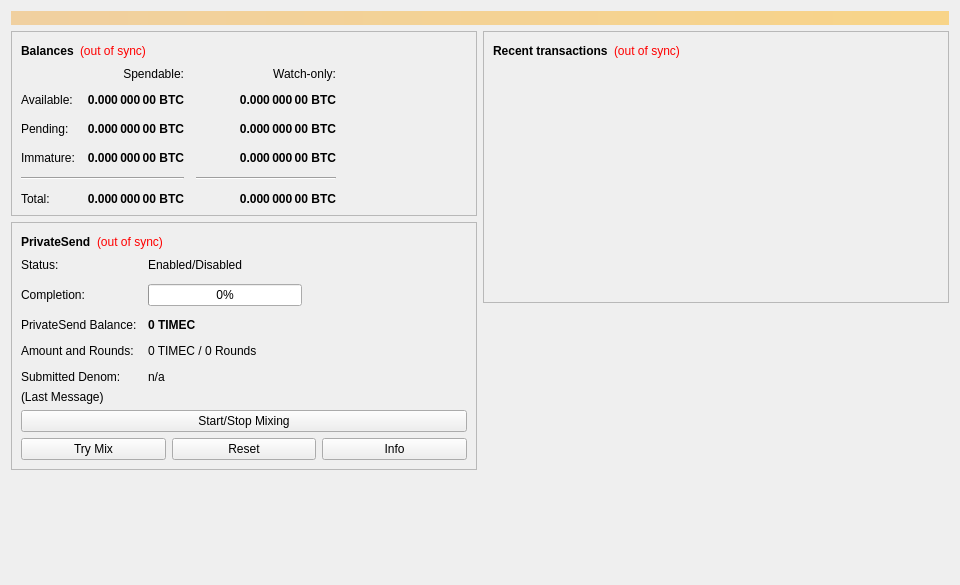
<?xml version="1.0" encoding="UTF-8"?>
<ui version="4.0">
 <class>OverviewPage</class>
 <widget class="QWidget" name="OverviewPage">
  <property name="geometry">
   <rect>
    <x>0</x>
    <y>0</y>
    <width>960</width>
    <height>585</height>
   </rect>
  </property>
  <property name="minimumSize">
   <size>
    <width>960</width>
    <height>0</height>
   </size>
  </property>
  <property name="windowTitle">
   <string>Form</string>
  </property>
  <layout class="QVBoxLayout" name="topLayout">
   <item>
    <widget class="QLabel" name="labelAlerts">
     <property name="visible">
      <bool>false</bool>
     </property>
     <property name="styleSheet">
      <string notr="true">QLabel { background-color: qlineargradient(x1: 0, y1: 0, x2: 1, y2: 0, stop:0 #F0D0A0, stop:1 #F8D488); color:#000000; }</string>
     </property>
     <property name="wordWrap">
      <bool>true</bool>
     </property>
     <property name="margin">
      <number>3</number>
     </property>
     <property name="textInteractionFlags">
      <set>Qt::TextSelectableByMouse</set>
     </property>
    </widget>
   </item>
   <item>
    <layout class="QHBoxLayout" name="horizontalLayout" stretch="1,1">
     <item>
      <layout class="QVBoxLayout" name="verticalLayout_2">
       <item>
        <widget class="QFrame" name="frame">
         <property name="frameShape">
          <enum>QFrame::StyledPanel</enum>
         </property>
         <property name="frameShadow">
          <enum>QFrame::Raised</enum>
         </property>
         <layout class="QVBoxLayout" name="verticalLayout_4">
          <item>
           <layout class="QHBoxLayout" name="horizontalLayout_4">
            <item>
             <widget class="QLabel" name="label_5">
              <property name="font">
               <font>
                <weight>75</weight>
                <bold>true</bold>
               </font>
              </property>
              <property name="text">
               <string>Balances</string>
              </property>
             </widget>
            </item>
            <item>
             <widget class="QLabel" name="labelWalletStatus">
              <property name="toolTip">
               <string>The displayed information may be out of date. Your wallet automatically synchronizes with the TIMECoin network after a connection is established, but this process has not completed yet.</string>
              </property>
              <property name="styleSheet">
               <string notr="true">QLabel { color: red; }</string>
              </property>
              <property name="text">
               <string notr="true">(out of sync)</string>
              </property>
              <property name="alignment">
               <set>Qt::AlignLeading|Qt::AlignLeft|Qt::AlignVCenter</set>
              </property>
             </widget>
            </item>
            <item>
             <spacer name="horizontalSpacer_3">
              <property name="orientation">
               <enum>Qt::Horizontal</enum>
              </property>
              <property name="sizeHint" stdset="0">
               <size>
                <width>40</width>
                <height>20</height>
               </size>
              </property>
             </spacer>
            </item>
           </layout>
          </item>
          <item>
           <layout class="QGridLayout" name="gridLayout">
            <property name="spacing">
             <number>12</number>
            </property>
            <item row="2" column="2">
             <widget class="QLabel" name="labelWatchPending">
              <property name="font">
               <font>
                <weight>75</weight>
                <bold>true</bold>
               </font>
              </property>
              <property name="cursor">
               <cursorShape>IBeamCursor</cursorShape>
              </property>
              <property name="toolTip">
               <string>Unconfirmed transactions to watch-only addresses</string>
              </property>
              <property name="text">
               <string notr="true">0.000 000 00 BTC</string>
              </property>
              <property name="alignment">
               <set>Qt::AlignRight|Qt::AlignTrailing|Qt::AlignVCenter</set>
              </property>
              <property name="textInteractionFlags">
               <set>Qt::LinksAccessibleByMouse|Qt::TextSelectableByKeyboard|Qt::TextSelectableByMouse</set>
              </property>
             </widget>
            </item>
            <item row="2" column="1">
             <widget class="QLabel" name="labelUnconfirmed">
              <property name="font">
               <font>
                <weight>75</weight>
                <bold>true</bold>
               </font>
              </property>
              <property name="cursor">
               <cursorShape>IBeamCursor</cursorShape>
              </property>
              <property name="toolTip">
               <string>Total of transactions that have yet to be confirmed, and do not yet count toward the spendable balance</string>
              </property>
              <property name="text">
               <string notr="true">0.000 000 00 BTC</string>
              </property>
              <property name="alignment">
               <set>Qt::AlignRight|Qt::AlignTrailing|Qt::AlignVCenter</set>
              </property>
              <property name="textInteractionFlags">
               <set>Qt::LinksAccessibleByMouse|Qt::TextSelectableByKeyboard|Qt::TextSelectableByMouse</set>
              </property>
             </widget>
            </item>
            <item row="3" column="2">
             <widget class="QLabel" name="labelWatchImmature">
              <property name="font">
               <font>
                <weight>75</weight>
                <bold>true</bold>
               </font>
              </property>
              <property name="cursor">
               <cursorShape>IBeamCursor</cursorShape>
              </property>
              <property name="toolTip">
               <string>Mined balance in watch-only addresses that has not yet matured</string>
              </property>
              <property name="text">
               <string notr="true">0.000 000 00 BTC</string>
              </property>
              <property name="alignment">
               <set>Qt::AlignRight|Qt::AlignTrailing|Qt::AlignVCenter</set>
              </property>
              <property name="textInteractionFlags">
               <set>Qt::LinksAccessibleByMouse|Qt::TextSelectableByKeyboard|Qt::TextSelectableByMouse</set>
              </property>
             </widget>
            </item>
            <item row="4" column="0" colspan="2">
             <widget class="Line" name="lineSpendableBalance">
              <property name="orientation">
               <enum>Qt::Horizontal</enum>
              </property>
             </widget>
            </item>
            <item row="4" column="2">
             <widget class="Line" name="lineWatchBalance">
              <property name="sizePolicy">
               <sizepolicy hsizetype="Preferred" vsizetype="Fixed">
                <horstretch>0</horstretch>
                <verstretch>0</verstretch>
               </sizepolicy>
              </property>
              <property name="minimumSize">
               <size>
                <width>140</width>
                <height>0</height>
               </size>
              </property>
              <property name="orientation">
               <enum>Qt::Horizontal</enum>
              </property>
             </widget>
            </item>
            <item row="5" column="0">
             <widget class="QLabel" name="labelTotalText">
              <property name="text">
               <string>Total:</string>
              </property>
             </widget>
            </item>
            <item row="3" column="1">
             <widget class="QLabel" name="labelImmature">
              <property name="font">
               <font>
                <weight>75</weight>
                <bold>true</bold>
               </font>
              </property>
              <property name="cursor">
               <cursorShape>IBeamCursor</cursorShape>
              </property>
              <property name="toolTip">
               <string>Mined balance that has not yet matured</string>
              </property>
              <property name="text">
               <string notr="true">0.000 000 00 BTC</string>
              </property>
              <property name="alignment">
               <set>Qt::AlignRight|Qt::AlignTrailing|Qt::AlignVCenter</set>
              </property>
              <property name="textInteractionFlags">
               <set>Qt::LinksAccessibleByMouse|Qt::TextSelectableByKeyboard|Qt::TextSelectableByMouse</set>
              </property>
             </widget>
            </item>
            <item row="2" column="3">
             <spacer name="horizontalSpacer_2">
              <property name="orientation">
               <enum>Qt::Horizontal</enum>
              </property>
              <property name="sizeHint" stdset="0">
               <size>
                <width>40</width>
                <height>20</height>
               </size>
              </property>
             </spacer>
            </item>
            <item row="3" column="0">
             <widget class="QLabel" name="labelImmatureText">
              <property name="text">
               <string>Immature:</string>
              </property>
             </widget>
            </item>
            <item row="5" column="1">
             <widget class="QLabel" name="labelTotal">
              <property name="font">
               <font>
                <weight>75</weight>
                <bold>true</bold>
               </font>
              </property>
              <property name="cursor">
               <cursorShape>IBeamCursor</cursorShape>
              </property>
              <property name="toolTip">
               <string>Your current total balance</string>
              </property>
              <property name="text">
               <string notr="true">0.000 000 00 BTC</string>
              </property>
              <property name="alignment">
               <set>Qt::AlignRight|Qt::AlignTrailing|Qt::AlignVCenter</set>
              </property>
              <property name="textInteractionFlags">
               <set>Qt::LinksAccessibleByMouse|Qt::TextSelectableByKeyboard|Qt::TextSelectableByMouse</set>
              </property>
             </widget>
            </item>
            <item row="5" column="2">
             <widget class="QLabel" name="labelWatchTotal">
              <property name="font">
               <font>
                <weight>75</weight>
                <bold>true</bold>
               </font>
              </property>
              <property name="cursor">
               <cursorShape>IBeamCursor</cursorShape>
              </property>
              <property name="toolTip">
               <string>Current total balance in watch-only addresses</string>
              </property>
              <property name="text">
               <string notr="true">0.000 000 00 BTC</string>
              </property>
              <property name="alignment">
               <set>Qt::AlignRight|Qt::AlignTrailing|Qt::AlignVCenter</set>
              </property>
              <property name="textInteractionFlags">
               <set>Qt::LinksAccessibleByMouse|Qt::TextSelectableByKeyboard|Qt::TextSelectableByMouse</set>
              </property>
             </widget>
            </item>
            <item row="0" column="2">
             <widget class="QLabel" name="labelWatchonly">
              <property name="text">
               <string>Watch-only:</string>
              </property>
              <property name="alignment">
               <set>Qt::AlignRight|Qt::AlignTrailing|Qt::AlignVCenter</set>
              </property>
             </widget>
            </item>
            <item row="1" column="0">
             <widget class="QLabel" name="labelBalanceText">
              <property name="text">
               <string>Available:</string>
              </property>
             </widget>
            </item>
            <item row="1" column="1">
             <widget class="QLabel" name="labelBalance">
              <property name="font">
               <font>
                <weight>75</weight>
                <bold>true</bold>
               </font>
              </property>
              <property name="cursor">
               <cursorShape>IBeamCursor</cursorShape>
              </property>
              <property name="toolTip">
               <string>Your current spendable balance</string>
              </property>
              <property name="text">
               <string notr="true">0.000 000 00 BTC</string>
              </property>
              <property name="alignment">
               <set>Qt::AlignRight|Qt::AlignTrailing|Qt::AlignVCenter</set>
              </property>
              <property name="textInteractionFlags">
               <set>Qt::LinksAccessibleByMouse|Qt::TextSelectableByKeyboard|Qt::TextSelectableByMouse</set>
              </property>
             </widget>
            </item>
            <item row="1" column="2">
             <widget class="QLabel" name="labelWatchAvailable">
              <property name="font">
               <font>
                <weight>75</weight>
                <bold>true</bold>
               </font>
              </property>
              <property name="cursor">
               <cursorShape>IBeamCursor</cursorShape>
              </property>
              <property name="toolTip">
               <string>Your current balance in watch-only addresses</string>
              </property>
              <property name="text">
               <string notr="true">0.000 000 00 BTC</string>
              </property>
              <property name="alignment">
               <set>Qt::AlignRight|Qt::AlignTrailing|Qt::AlignVCenter</set>
              </property>
              <property name="textInteractionFlags">
               <set>Qt::LinksAccessibleByMouse|Qt::TextSelectableByKeyboard|Qt::TextSelectableByMouse</set>
              </property>
             </widget>
            </item>
            <item row="2" column="0">
             <widget class="QLabel" name="labelPendingText">
              <property name="text">
               <string>Pending:</string>
              </property>
             </widget>
            </item>
            <item row="0" column="1">
             <widget class="QLabel" name="labelSpendable">
              <property name="text">
               <string>Spendable:</string>
              </property>
              <property name="alignment">
               <set>Qt::AlignRight|Qt::AlignTrailing|Qt::AlignVCenter</set>
              </property>
             </widget>
            </item>
           </layout>
          </item>
         </layout>
        </widget>
       </item>
       <item>
        <widget class="QFrame" name="framePrivateSend">
         <property name="layoutDirection">
          <enum>Qt::LeftToRight</enum>
         </property>
         <property name="frameShape">
          <enum>QFrame::StyledPanel</enum>
         </property>
         <property name="frameShadow">
          <enum>QFrame::Raised</enum>
         </property>
         <layout class="QVBoxLayout" name="VerticalLayout_PS1">
          <item>
           <layout class="QHBoxLayout" name="horizontalLayout_5">
            <item>
             <widget class="QLabel" name="labelPrivateSendHeader">
              <property name="font">
               <font>
                <weight>75</weight>
                <bold>true</bold>
               </font>
              </property>
              <property name="text">
               <string>PrivateSend</string>
              </property>
             </widget>
            </item>
            <item>
             <widget class="QLabel" name="labelPrivateSendSyncStatus">
              <property name="toolTip">
               <string>The displayed information may be out of date. Your wallet automatically synchronizes with the TIMECoin network after a connection is established, but this process has not completed yet.</string>
              </property>
              <property name="styleSheet">
               <string notr="true">QLabel { color: red; }</string>
              </property>
              <property name="text">
               <string notr="true">(out of sync)</string>
              </property>
              <property name="alignment">
               <set>Qt::AlignLeading|Qt::AlignLeft|Qt::AlignVCenter</set>
              </property>
             </widget>
            </item>
            <item>
             <spacer name="horizontalSpacer_4">
              <property name="orientation">
               <enum>Qt::Horizontal</enum>
              </property>
              <property name="sizeHint" stdset="0">
               <size>
                <width>40</width>
                <height>20</height>
               </size>
              </property>
             </spacer>
            </item>
           </layout>
          </item>
          <item>
           <layout class="QFormLayout" name="privateSendFormLayout">
            <property name="fieldGrowthPolicy">
             <enum>QFormLayout::AllNonFixedFieldsGrow</enum>
            </property>
            <property name="horizontalSpacing">
             <number>11</number>
            </property>
            <property name="verticalSpacing">
             <number>12</number>
            </property>
            <item row="0" column="0">
             <widget class="QLabel" name="labelPrivateSendEnabledText">
              <property name="text">
               <string>Status:</string>
              </property>
             </widget>
            </item>
            <item row="0" column="1">
             <widget class="QLabel" name="labelPrivateSendEnabled">
              <property name="text">
               <string>Enabled/Disabled</string>
              </property>
             </widget>
            </item>
            <item row="1" column="0">
             <widget class="QLabel" name="labelCompletitionText">
              <property name="text">
               <string>Completion:</string>
              </property>
             </widget>
            </item>
            <item row="1" column="1">
             <widget class="QProgressBar" name="privateSendProgress">
              <property name="maximumSize">
               <size>
                <width>154</width>
                <height>16777215</height>
               </size>
              </property>
              <property name="value">
               <number>0</number>
              </property>
             </widget>
            </item>
            <item row="2" column="0">
             <widget class="QLabel" name="labelAnonymizedText">
              <property name="text">
               <string>PrivateSend Balance:</string>
              </property>
             </widget>
            </item>
            <item row="2" column="1">
             <widget class="QLabel" name="labelAnonymized">
              <property name="font">
               <font>
                <weight>75</weight>
                <bold>true</bold>
               </font>
              </property>
              <property name="text">
               <string notr="true">0 TIMEC</string>
              </property>
             </widget>
            </item>
            <item row="3" column="0">
             <widget class="QLabel" name="labelAmountAndRoundsText">
              <property name="text">
               <string>Amount and Rounds:</string>
              </property>
             </widget>
            </item>
            <item row="3" column="1">
             <widget class="QLabel" name="labelAmountRounds">
              <property name="text">
               <string>0 TIMEC / 0 Rounds</string>
              </property>
             </widget>
            </item>
            <item row="4" column="0">
             <widget class="QLabel" name="labelSubmittedDenomText">
              <property name="text">
               <string>Submitted Denom:</string>
              </property>
             </widget>
            </item>
            <item row="4" column="1">
             <widget class="QLabel" name="labelSubmittedDenom">
              <property name="toolTip">
               <string>The denominations you submitted to the Masternode.&lt;br&gt;To mix, other users must submit the exact same denominations.</string>
              </property>
              <property name="text">
               <string>n/a</string>
              </property>
             </widget>
            </item>
           </layout>
          </item>
          <item>
           <layout class="QVBoxLayout" name="VerticalLayout_PS">
            <item>
             <widget class="QLabel" name="labelPrivateSendLastMessage">
              <property name="text">
               <string>(Last Message)</string>
              </property>
              <property name="alignment">
               <set>Qt::AlignLeading|Qt::AlignLeft|Qt::AlignTop</set>
              </property>
              <property name="wordWrap">
               <bool>true</bool>
              </property>
             </widget>
            </item>
            <item>
             <widget class="QPushButton" name="togglePrivateSend">
              <property name="sizePolicy">
               <sizepolicy hsizetype="MinimumExpanding" vsizetype="Fixed">
                <horstretch>0</horstretch>
                <verstretch>0</verstretch>
               </sizepolicy>
              </property>
              <property name="text">
               <string>Start/Stop Mixing</string>
              </property>
             </widget>
            </item>
            <item>
             <layout class="QHBoxLayout" name="horizontalLayout_debugbuttons">
              <item>
               <widget class="QPushButton" name="privateSendAuto">
                <property name="sizePolicy">
                 <sizepolicy hsizetype="MinimumExpanding" vsizetype="Fixed">
                  <horstretch>0</horstretch>
                  <verstretch>0</verstretch>
                 </sizepolicy>
                </property>
                <property name="toolTip">
                 <string>Try to manually submit a PrivateSend request.</string>
                </property>
                <property name="text">
                 <string>Try Mix</string>
                </property>
               </widget>
              </item>
              <item>
               <widget class="QPushButton" name="privateSendReset">
                <property name="sizePolicy">
                 <sizepolicy hsizetype="MinimumExpanding" vsizetype="Fixed">
                  <horstretch>0</horstretch>
                  <verstretch>0</verstretch>
                 </sizepolicy>
                </property>
                <property name="toolTip">
                 <string>Reset the current status of PrivateSend (can interrupt PrivateSend if it's in the process of Mixing, which can cost you money!)</string>
                </property>
                <property name="autoFillBackground">
                 <bool>false</bool>
                </property>
                <property name="text">
                 <string>Reset</string>
                </property>
               </widget>
              </item>
              <item>
               <widget class="QPushButton" name="privateSendInfo">
                <property name="sizePolicy">
                 <sizepolicy hsizetype="MinimumExpanding" vsizetype="Fixed">
                  <horstretch>0</horstretch>
                  <verstretch>0</verstretch>
                 </sizepolicy>
                </property>
                <property name="toolTip">
                 <string>Information about PrivateSend and Mixing</string>
                </property>
                <property name="text">
                 <string>Info</string>
                </property>
               </widget>
              </item>
             </layout>
            </item>
           </layout>
          </item>
         </layout>
        </widget>
       </item>
       <item>
        <spacer name="verticalSpacer">
         <property name="orientation">
          <enum>Qt::Vertical</enum>
         </property>
         <property name="sizeHint" stdset="0">
          <size>
           <width>20</width>
           <height>40</height>
          </size>
         </property>
        </spacer>
       </item>
      </layout>
     </item>
     <item>
      <layout class="QVBoxLayout" name="verticalLayout_3">
       <item>
        <widget class="QFrame" name="frame_2">
         <property name="frameShape">
          <enum>QFrame::StyledPanel</enum>
         </property>
         <property name="frameShadow">
          <enum>QFrame::Raised</enum>
         </property>
         <layout class="QVBoxLayout" name="verticalLayout">
          <item>
           <layout class="QHBoxLayout" name="horizontalLayout_2">
            <item>
             <widget class="QLabel" name="label_4">
              <property name="font">
               <font>
                <weight>75</weight>
                <bold>true</bold>
               </font>
              </property>
              <property name="text">
               <string>Recent transactions</string>
              </property>
             </widget>
            </item>
            <item>
             <widget class="QLabel" name="labelTransactionsStatus">
              <property name="toolTip">
               <string>The displayed information may be out of date. Your wallet automatically synchronizes with the TIMECoin network after a connection is established, but this process has not completed yet.</string>
              </property>
              <property name="styleSheet">
               <string notr="true">QLabel { color: red; }</string>
              </property>
              <property name="text">
               <string notr="true">(out of sync)</string>
              </property>
              <property name="alignment">
               <set>Qt::AlignLeading|Qt::AlignLeft|Qt::AlignVCenter</set>
              </property>
             </widget>
            </item>
            <item>
             <spacer name="horizontalSpacer">
              <property name="orientation">
               <enum>Qt::Horizontal</enum>
              </property>
              <property name="sizeHint" stdset="0">
               <size>
                <width>40</width>
                <height>20</height>
               </size>
              </property>
             </spacer>
            </item>
           </layout>
          </item>
          <item>
           <widget class="QListView" name="listTransactions">
            <property name="styleSheet">
             <string notr="true">QListView { background: transparent; }</string>
            </property>
            <property name="frameShape">
             <enum>QFrame::NoFrame</enum>
            </property>
            <property name="verticalScrollBarPolicy">
             <enum>Qt::ScrollBarAlwaysOff</enum>
            </property>
            <property name="horizontalScrollBarPolicy">
             <enum>Qt::ScrollBarAlwaysOff</enum>
            </property>
            <property name="selectionMode">
             <enum>QAbstractItemView::NoSelection</enum>
            </property>
           </widget>
          </item>
         </layout>
        </widget>
       </item>
       <item>
        <spacer name="verticalSpacer_2">
         <property name="orientation">
          <enum>Qt::Vertical</enum>
         </property>
         <property name="sizeHint" stdset="0">
          <size>
           <width>20</width>
           <height>40</height>
          </size>
         </property>
        </spacer>
       </item>
      </layout>
     </item>
    </layout>
   </item>
  </layout>
 </widget>
 <resources/>
 <connections/>
</ui>
